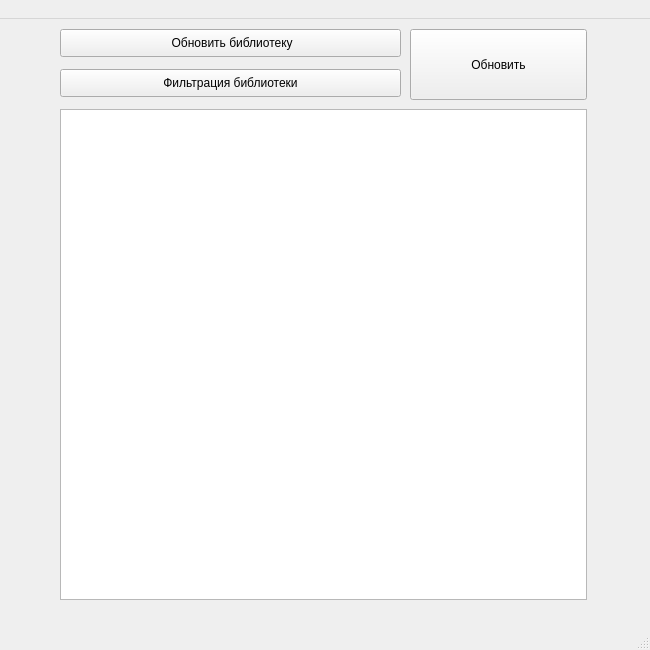
<?xml version="1.0" encoding="UTF-8"?>
<ui version="4.0">
 <class>MainWindow</class>
 <widget class="QMainWindow" name="MainWindow">
  <property name="geometry">
   <rect>
    <x>0</x>
    <y>0</y>
    <width>650</width>
    <height>650</height>
   </rect>
  </property>
  <property name="windowTitle">
   <string>MainWindow</string>
  </property>
  <widget class="QWidget" name="centralwidget">
   <widget class="QTableWidget" name="tableWidget">
    <property name="geometry">
     <rect>
      <x>60</x>
      <y>90</y>
      <width>527</width>
      <height>491</height>
     </rect>
    </property>
   </widget>
   <widget class="QPushButton" name="pushButton_2">
    <property name="geometry">
     <rect>
      <x>60</x>
      <y>10</y>
      <width>341</width>
      <height>28</height>
     </rect>
    </property>
    <property name="text">
     <string> Обновить библиотеку</string>
    </property>
   </widget>
   <widget class="QPushButton" name="pushButton">
    <property name="geometry">
     <rect>
      <x>410</x>
      <y>10</y>
      <width>177</width>
      <height>71</height>
     </rect>
    </property>
    <property name="text">
     <string>Обновить</string>
    </property>
   </widget>
   <widget class="QPushButton" name="pushButton_3">
    <property name="geometry">
     <rect>
      <x>60</x>
      <y>50</y>
      <width>341</width>
      <height>28</height>
     </rect>
    </property>
    <property name="text">
     <string>Фильтрация библиотеки</string>
    </property>
   </widget>
  </widget>
  <widget class="QMenuBar" name="menubar">
   <property name="geometry">
    <rect>
     <x>0</x>
     <y>0</y>
     <width>650</width>
     <height>22</height>
    </rect>
   </property>
   <widget class="QMenu" name="menu">
    <property name="title">
     <string> </string>
    </property>
   </widget>
   <addaction name="menu"/>
  </widget>
  <widget class="QStatusBar" name="statusbar"/>
 </widget>
 <resources/>
 <connections/>
</ui>
